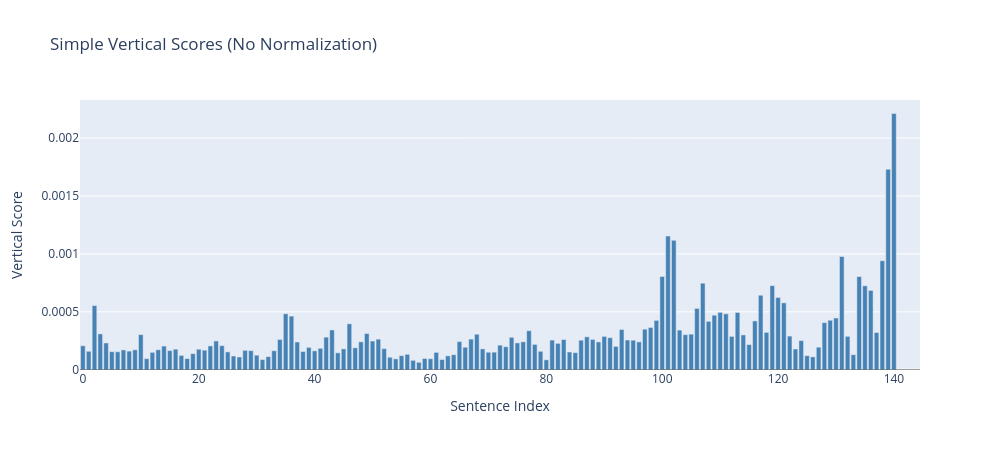

Notebook code cell kept with this figure:
### Markdown cell above
Let's test the simple version on real CoT attention patterns.

### Code cell
# Get example problem data
text, sentences, _ = utils.get_whitebox_example_data(problem_data)

# Extract attention from a middle layer
layer, head = 15, 8
print(f"\nExtracting attention from head L{layer}H{head}...")
token_attention, tokens = extract_attention_matrix(text, model, tokenizer, layer, head)

# Convert to sentence-level attention
boundaries = utils.get_sentence_token_boundaries(text, sentences, tokenizer)
sentence_attention = utils.average_attention_by_sentences(token_attention, boundaries)

# Compute vertical scores (simple version)
vert_scores_simple = get_vertical_scores_simple(sentence_attention, proximity_ignore=4)

# Visualize
hover_texts = [s[:80] + "..." if len(s) > 80 else s for s in sentences]

fig = go.Figure()
fig.add_trace(
    go.Bar(
        x=list(range(len(vert_scores_simple))),
        y=vert_scores_simple,
        marker_color="steelblue",
        hovertemplate="<b>Sentence %{x}</b><br>Score: %{y:.4f}<br>%{customdata}<extra></extra>",
        customdata=hover_texts,
    )
)
fig.add_hline(y=0, line_color="black", line_width=0.5)
fig.update_layout(
    title="Simple Vertical Scores (No Normalization)",
    xaxis_title="Sentence Index",
    yaxis_title="Vertical Score",
    width=1000,
    height=450,
)
fig.show()

### Figure 1 — Plotly figure (JSON) as saved in the notebook; plotly's stock layout.template omitted (floating-point values rounded to 4 significant figures; data arrays with more than 128 entries replaced by an {"elided": "..."} marker saying what was removed)
{"data": [{"customdata": {"elided": "145 str values"}, "hovertemplate": "<b>Sentence %{x}</b><br>Score: %{y:.4f}<br>%{customdata}<extra></extra>", "marker": {"color": "steelblue"}, "type": "bar", "x": {"elided": "145 int values"}, "y": {"elided": "145 float values"}}], "layout": {"height": 450, "shapes": [{"line": {"color": "black", "width": 0.5}, "type": "line", "x0": 0, "x1": 1, "xref": "x domain", "y0": 0, "y1": 0, "yref": "y"}], "title": {"text": "Simple Vertical Scores (No Normalization)"}, "width": 1000, "xaxis": {"title": {"text": "Sentence Index"}}, "yaxis": {"title": {"text": "Vertical Score"}}}}
